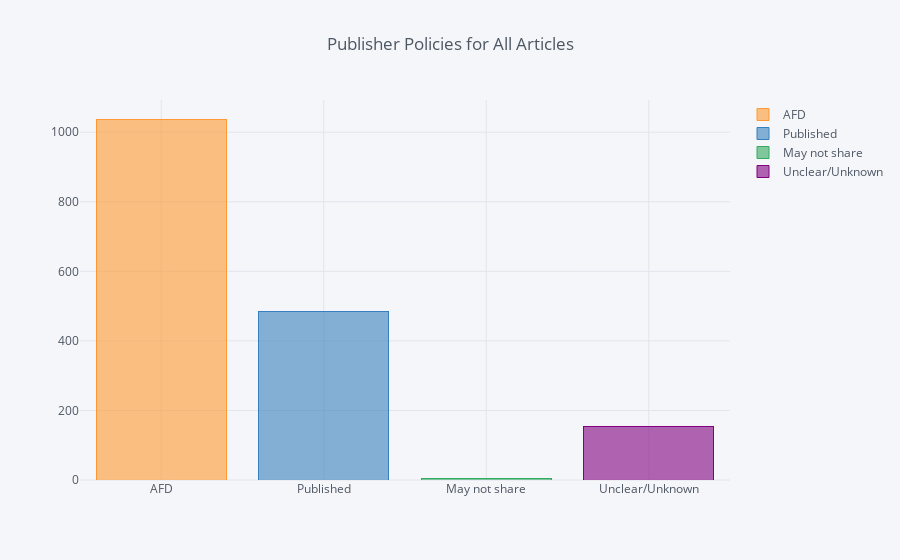

Write notebook code for a chart like this one.
### Markdown cell above
# Publisher Policies

### Code cell
afd = sample[sample['Rights_to_share']=='AFD']['Rights_to_share'].value_counts()
unknown = sample[sample['Rights_to_share']=='Unclear/Unknown']['Rights_to_share'].value_counts()
published = sample[sample['Rights_to_share']=='Published']['Rights_to_share'].value_counts()
no_share = sample[sample['Rights_to_share']=='May not share']['Rights_to_share'].value_counts()

df3 = pd.DataFrame([afd,published,no_share,unknown])
df3.index = ['AFD','Published','May not share','Unclear/Unknown']
df3.iplot(kind='bar',barmode='stack', title='Publisher Policies for All Articles')

### Figure 1 — Plotly figure (JSON) as saved in the notebook; plotly's stock layout.template omitted (floating-point values rounded to 4 significant figures)
{"data": [{"marker": {"color": "rgba(255, 153, 51, 0.6)", "line": {"color": "rgba(255, 153, 51, 1.0)", "width": 1}}, "name": "AFD", "orientation": "v", "text": "", "type": "bar", "uid": "ee75b463-c27c-4ec2-a870-a9852e7e6784", "x": ["AFD", "Published", "May not share", "Unclear/Unknown"], "y": [1038, "", "", ""]}, {"marker": {"color": "rgba(55, 128, 191, 0.6)", "line": {"color": "rgba(55, 128, 191, 1.0)", "width": 1}}, "name": "Published", "orientation": "v", "text": "", "type": "bar", "uid": "ec0821c4-b1b2-42a0-943e-aa31cb02e945", "x": ["AFD", "Published", "May not share", "Unclear/Unknown"], "y": ["", 484, "", ""]}, {"marker": {"color": "rgba(50, 171, 96, 0.6)", "line": {"color": "rgba(50, 171, 96, 1.0)", "width": 1}}, "name": "May not share", "orientation": "v", "text": "", "type": "bar", "uid": "faacfcd5-1483-4b95-b17c-2b645c13c2f2", "x": ["AFD", "Published", "May not share", "Unclear/Unknown"], "y": ["", "", 3, ""]}, {"marker": {"color": "rgba(128, 0, 128, 0.6)", "line": {"color": "rgba(128, 0, 128, 1.0)", "width": 1}}, "name": "Unclear/Unknown", "orientation": "v", "text": "", "type": "bar", "uid": "3cc8a7e8-c008-4b24-97ec-1ad7d4f913db", "x": ["AFD", "Published", "May not share", "Unclear/Unknown"], "y": ["", "", "", 155]}], "layout": {"barmode": "stack", "legend": {"bgcolor": "#F5F6F9", "font": {"color": "#4D5663"}, "traceorder": "normal"}, "paper_bgcolor": "#F5F6F9", "plot_bgcolor": "#F5F6F9", "title": {"font": {"color": "#4D5663"}, "text": "Publisher Policies for All Articles"}, "xaxis": {"gridcolor": "#E1E5ED", "showgrid": true, "tickfont": {"color": "#4D5663"}, "title": {"font": {"color": "#4D5663"}, "text": ""}, "zerolinecolor": "#E1E5ED"}, "yaxis": {"gridcolor": "#E1E5ED", "showgrid": true, "tickfont": {"color": "#4D5663"}, "title": {"font": {"color": "#4D5663"}, "text": ""}, "zerolinecolor": "#E1E5ED"}}}
